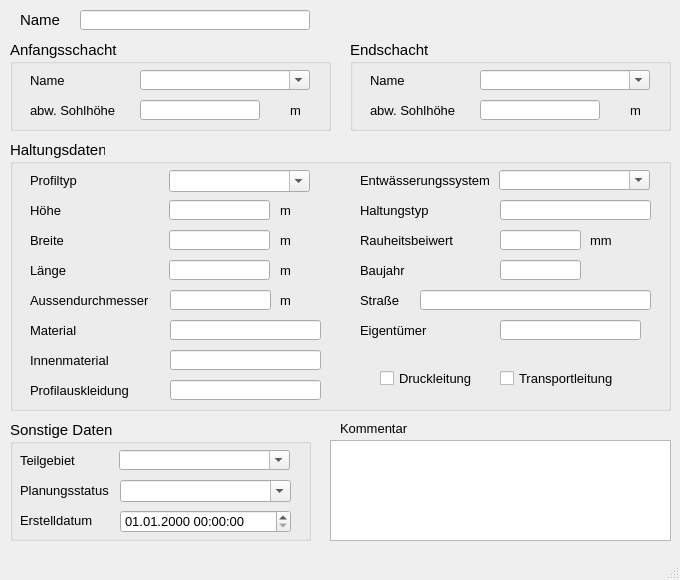
<?xml version="1.0" encoding="UTF-8"?>
<ui version="4.0">
 <class>MainWindow</class>
 <widget class="QMainWindow" name="MainWindow">
  <property name="enabled">
   <bool>true</bool>
  </property>
  <property name="geometry">
   <rect>
    <x>0</x>
    <y>0</y>
    <width>680</width>
    <height>580</height>
   </rect>
  </property>
  <property name="sizePolicy">
   <sizepolicy hsizetype="Preferred" vsizetype="Preferred">
    <horstretch>0</horstretch>
    <verstretch>0</verstretch>
   </sizepolicy>
  </property>
  <property name="minimumSize">
   <size>
    <width>680</width>
    <height>580</height>
   </size>
  </property>
  <property name="maximumSize">
   <size>
    <width>16777215</width>
    <height>16777215</height>
   </size>
  </property>
  <property name="baseSize">
   <size>
    <width>0</width>
    <height>0</height>
   </size>
  </property>
  <property name="font">
   <font>
    <family>Tahoma</family>
    <pointsize>10</pointsize>
   </font>
  </property>
  <property name="windowTitle">
   <string>Q-Regler</string>
  </property>
  <widget class="QWidget" name="centralwidget">
   <widget class="QLabel" name="label">
    <property name="geometry">
     <rect>
      <x>20</x>
      <y>10</y>
      <width>40</width>
      <height>20</height>
     </rect>
    </property>
    <property name="font">
     <font>
      <family>Tahoma</family>
      <pointsize>11</pointsize>
     </font>
    </property>
    <property name="text">
     <string>Name</string>
    </property>
   </widget>
   <widget class="QLineEdit" name="haltnam">
    <property name="geometry">
     <rect>
      <x>80</x>
      <y>10</y>
      <width>230</width>
      <height>20</height>
     </rect>
    </property>
    <property name="font">
     <font>
      <family>Tahoma</family>
      <pointsize>10</pointsize>
     </font>
    </property>
    <property name="toolTip">
     <string>&lt;html&gt;&lt;head/&gt;&lt;body&gt;&lt;p&gt;Eindeutige Bezeichnung&lt;/p&gt;&lt;/body&gt;&lt;/html&gt;</string>
    </property>
    <property name="statusTip">
     <string>Eindeutige Bezeichnung</string>
    </property>
   </widget>
   <widget class="QTextEdit" name="kommentar">
    <property name="geometry">
     <rect>
      <x>330</x>
      <y>440</y>
      <width>341</width>
      <height>101</height>
     </rect>
    </property>
    <property name="font">
     <font>
      <family>Tahoma</family>
      <pointsize>10</pointsize>
     </font>
    </property>
    <property name="toolTip">
     <string>&lt;html&gt;&lt;head/&gt;&lt;body&gt;&lt;p&gt;&lt;span style=&quot; font-family:'Calibri','sans-serif';&quot;&gt;Platz für eigene Kommentare.&lt;/span&gt;&lt;/p&gt;&lt;/body&gt;&lt;/html&gt;</string>
    </property>
    <property name="statusTip">
     <string>Platz für eigene Kommentare.</string>
    </property>
   </widget>
   <widget class="QLabel" name="label_22">
    <property name="geometry">
     <rect>
      <x>340</x>
      <y>420</y>
      <width>81</width>
      <height>16</height>
     </rect>
    </property>
    <property name="font">
     <font>
      <family>Tahoma</family>
      <pointsize>10</pointsize>
     </font>
    </property>
    <property name="text">
     <string>Kommentar</string>
    </property>
   </widget>
   <widget class="QGroupBox" name="groupBox_2">
    <property name="geometry">
     <rect>
      <x>10</x>
      <y>140</y>
      <width>661</width>
      <height>271</height>
     </rect>
    </property>
    <property name="font">
     <font>
      <family>Tahoma</family>
      <pointsize>11</pointsize>
     </font>
    </property>
    <property name="title">
     <string>Haltungsdaten</string>
    </property>
    <widget class="QLabel" name="label_7">
     <property name="geometry">
      <rect>
       <x>20</x>
       <y>90</y>
       <width>101</width>
       <height>21</height>
      </rect>
     </property>
     <property name="font">
      <font>
       <family>Tahoma</family>
       <pointsize>10</pointsize>
      </font>
     </property>
     <property name="text">
      <string>Breite</string>
     </property>
    </widget>
    <widget class="QLabel" name="label_20">
     <property name="geometry">
      <rect>
       <x>270</x>
       <y>90</y>
       <width>31</width>
       <height>21</height>
      </rect>
     </property>
     <property name="font">
      <font>
       <family>Tahoma</family>
       <pointsize>10</pointsize>
      </font>
     </property>
     <property name="text">
      <string>m </string>
     </property>
    </widget>
    <widget class="QLabel" name="label_21">
     <property name="geometry">
      <rect>
       <x>270</x>
       <y>120</y>
       <width>30</width>
       <height>20</height>
      </rect>
     </property>
     <property name="font">
      <font>
       <family>Tahoma</family>
       <pointsize>10</pointsize>
      </font>
     </property>
     <property name="text">
      <string>m </string>
     </property>
    </widget>
    <widget class="QLineEdit" name="laenge">
     <property name="geometry">
      <rect>
       <x>159</x>
       <y>120</y>
       <width>101</width>
       <height>20</height>
      </rect>
     </property>
     <property name="font">
      <font>
       <family>Tahoma</family>
       <pointsize>10</pointsize>
      </font>
     </property>
     <property name="toolTip">
      <string>&lt;html&gt;&lt;head/&gt;&lt;body&gt;&lt;p&gt;&lt;span style=&quot; font-size:10pt;&quot;&gt;Länge&lt;/span&gt;&lt;/p&gt;&lt;/body&gt;&lt;/html&gt;</string>
     </property>
     <property name="statusTip">
      <string>Länge</string>
     </property>
    </widget>
    <widget class="QComboBox" name="entwart">
     <property name="geometry">
      <rect>
       <x>489</x>
       <y>30</y>
       <width>151</width>
       <height>20</height>
      </rect>
     </property>
     <property name="font">
      <font>
       <family>Tahoma</family>
       <pointsize>10</pointsize>
      </font>
     </property>
     <property name="toolTip">
      <string>&lt;html&gt;&lt;head/&gt;&lt;body&gt;&lt;p&gt;vorh. Entwässerungssystem (z.B. Mischwasser, Regenwasser etc.)&lt;/p&gt;&lt;/body&gt;&lt;/html&gt;</string>
     </property>
     <property name="statusTip">
      <string>vorh. Entwässerungssystem (z.B. Mischwasser, Regenwasser etc.)</string>
     </property>
     <property name="editable">
      <bool>true</bool>
     </property>
    </widget>
    <widget class="QComboBox" name="profilnam">
     <property name="geometry">
      <rect>
       <x>159</x>
       <y>30</y>
       <width>141</width>
       <height>22</height>
      </rect>
     </property>
     <property name="font">
      <font>
       <family>Tahoma</family>
       <pointsize>10</pointsize>
      </font>
     </property>
     <property name="toolTip">
      <string>&lt;html&gt;&lt;head/&gt;&lt;body&gt;&lt;p&gt;Profiltyp für das Rohr&lt;/p&gt;&lt;/body&gt;&lt;/html&gt;</string>
     </property>
     <property name="statusTip">
      <string>Profiltyp für das Rohr</string>
     </property>
     <property name="editable">
      <bool>true</bool>
     </property>
    </widget>
    <widget class="QLabel" name="label_54">
     <property name="geometry">
      <rect>
       <x>20</x>
       <y>30</y>
       <width>91</width>
       <height>21</height>
      </rect>
     </property>
     <property name="font">
      <font>
       <family>Tahoma</family>
       <pointsize>10</pointsize>
      </font>
     </property>
     <property name="text">
      <string>Profiltyp</string>
     </property>
    </widget>
    <widget class="QLabel" name="label_17">
     <property name="geometry">
      <rect>
       <x>20</x>
       <y>120</y>
       <width>151</width>
       <height>21</height>
      </rect>
     </property>
     <property name="font">
      <font>
       <family>Tahoma</family>
       <pointsize>10</pointsize>
      </font>
     </property>
     <property name="text">
      <string>Länge</string>
     </property>
    </widget>
    <widget class="QLabel" name="label_51">
     <property name="geometry">
      <rect>
       <x>350</x>
       <y>30</y>
       <width>151</width>
       <height>21</height>
      </rect>
     </property>
     <property name="font">
      <font>
       <family>Tahoma</family>
       <pointsize>10</pointsize>
      </font>
     </property>
     <property name="text">
      <string>Entwässerungssystem</string>
     </property>
    </widget>
    <widget class="QLineEdit" name="hoehe">
     <property name="geometry">
      <rect>
       <x>159</x>
       <y>60</y>
       <width>101</width>
       <height>20</height>
      </rect>
     </property>
     <property name="font">
      <font>
       <family>Tahoma</family>
       <pointsize>10</pointsize>
      </font>
     </property>
     <property name="toolTip">
      <string>&lt;html&gt;&lt;head/&gt;&lt;body&gt;&lt;p&gt;Höhe&lt;/p&gt;&lt;/body&gt;&lt;/html&gt;</string>
     </property>
     <property name="statusTip">
      <string>Höhe</string>
     </property>
    </widget>
    <widget class="QLabel" name="label_16">
     <property name="geometry">
      <rect>
       <x>270</x>
       <y>60</y>
       <width>31</width>
       <height>21</height>
      </rect>
     </property>
     <property name="font">
      <font>
       <family>Tahoma</family>
       <pointsize>10</pointsize>
      </font>
     </property>
     <property name="text">
      <string>m </string>
     </property>
    </widget>
    <widget class="QLineEdit" name="breite">
     <property name="geometry">
      <rect>
       <x>159</x>
       <y>90</y>
       <width>101</width>
       <height>20</height>
      </rect>
     </property>
     <property name="font">
      <font>
       <family>Tahoma</family>
       <pointsize>10</pointsize>
      </font>
     </property>
     <property name="toolTip">
      <string>&lt;html&gt;&lt;head/&gt;&lt;body&gt;&lt;p&gt;Bedeutung hängt vom Profiltyp ab&lt;/p&gt;&lt;/body&gt;&lt;/html&gt;</string>
     </property>
     <property name="statusTip">
      <string>Breite</string>
     </property>
    </widget>
    <widget class="QLabel" name="label_6">
     <property name="geometry">
      <rect>
       <x>20</x>
       <y>60</y>
       <width>101</width>
       <height>21</height>
      </rect>
     </property>
     <property name="font">
      <font>
       <family>Tahoma</family>
       <pointsize>10</pointsize>
      </font>
     </property>
     <property name="text">
      <string>Höhe</string>
     </property>
    </widget>
    <widget class="QLabel" name="label_12">
     <property name="geometry">
      <rect>
       <x>20</x>
       <y>150</y>
       <width>121</width>
       <height>21</height>
      </rect>
     </property>
     <property name="font">
      <font>
       <family>Tahoma</family>
       <pointsize>10</pointsize>
      </font>
     </property>
     <property name="text">
      <string>Aussendurchmesser</string>
     </property>
    </widget>
    <widget class="QLabel" name="label_13">
     <property name="geometry">
      <rect>
       <x>350</x>
       <y>60</y>
       <width>101</width>
       <height>21</height>
      </rect>
     </property>
     <property name="font">
      <font>
       <family>Tahoma</family>
       <pointsize>10</pointsize>
      </font>
     </property>
     <property name="text">
      <string>Haltungstyp</string>
     </property>
    </widget>
    <widget class="QLabel" name="label_27">
     <property name="geometry">
      <rect>
       <x>270</x>
       <y>150</y>
       <width>31</width>
       <height>21</height>
      </rect>
     </property>
     <property name="font">
      <font>
       <family>Tahoma</family>
       <pointsize>10</pointsize>
      </font>
     </property>
     <property name="text">
      <string>m</string>
     </property>
    </widget>
    <widget class="QLineEdit" name="haltungstyp">
     <property name="geometry">
      <rect>
       <x>490</x>
       <y>60</y>
       <width>151</width>
       <height>20</height>
      </rect>
     </property>
    </widget>
    <widget class="QLineEdit" name="aussendurchmesser">
     <property name="geometry">
      <rect>
       <x>160</x>
       <y>150</y>
       <width>101</width>
       <height>20</height>
      </rect>
     </property>
     <property name="toolTip">
      <string>&lt;html&gt;&lt;head/&gt;&lt;body&gt;&lt;p&gt;Aussendurchmesser&lt;/p&gt;&lt;/body&gt;&lt;/html&gt;</string>
     </property>
     <property name="statusTip">
      <string>Aussendurchmesser</string>
     </property>
    </widget>
    <widget class="QLabel" name="label_72">
     <property name="geometry">
      <rect>
       <x>580</x>
       <y>90</y>
       <width>46</width>
       <height>21</height>
      </rect>
     </property>
     <property name="font">
      <font>
       <family>Tahoma</family>
       <pointsize>10</pointsize>
      </font>
     </property>
     <property name="text">
      <string>mm</string>
     </property>
    </widget>
    <widget class="QLineEdit" name="material">
     <property name="geometry">
      <rect>
       <x>160</x>
       <y>180</y>
       <width>151</width>
       <height>20</height>
      </rect>
     </property>
     <property name="toolTip">
      <string>&lt;html&gt;&lt;head/&gt;&lt;body&gt;&lt;p&gt;Material des Schachtes (z.B. Beton, Gussstahl etc.)&lt;/p&gt;&lt;/body&gt;&lt;/html&gt;</string>
     </property>
     <property name="statusTip">
      <string>Material des Schachtes (z.B. Beton, Gussstahl etc.)</string>
     </property>
    </widget>
    <widget class="QLabel" name="label_24">
     <property name="geometry">
      <rect>
       <x>20</x>
       <y>240</y>
       <width>101</width>
       <height>21</height>
      </rect>
     </property>
     <property name="font">
      <font>
       <family>Tahoma</family>
       <pointsize>10</pointsize>
      </font>
     </property>
     <property name="text">
      <string>Profilauskleidung</string>
     </property>
    </widget>
    <widget class="QLabel" name="label_23">
     <property name="geometry">
      <rect>
       <x>20</x>
       <y>180</y>
       <width>101</width>
       <height>21</height>
      </rect>
     </property>
     <property name="font">
      <font>
       <family>Tahoma</family>
       <pointsize>10</pointsize>
      </font>
     </property>
     <property name="text">
      <string>Material</string>
     </property>
    </widget>
    <widget class="QLineEdit" name="baujahr">
     <property name="geometry">
      <rect>
       <x>490</x>
       <y>120</y>
       <width>81</width>
       <height>20</height>
      </rect>
     </property>
     <property name="toolTip">
      <string>&lt;html&gt;&lt;head/&gt;&lt;body&gt;&lt;p&gt;Baujahr&lt;/p&gt;&lt;/body&gt;&lt;/html&gt;</string>
     </property>
     <property name="statusTip">
      <string>Baujahr</string>
     </property>
    </widget>
    <widget class="QLabel" name="label_25">
     <property name="geometry">
      <rect>
       <x>20</x>
       <y>210</y>
       <width>101</width>
       <height>21</height>
      </rect>
     </property>
     <property name="font">
      <font>
       <family>Tahoma</family>
       <pointsize>10</pointsize>
      </font>
     </property>
     <property name="text">
      <string>Innenmaterial</string>
     </property>
    </widget>
    <widget class="QLineEdit" name="profilauskleidung">
     <property name="geometry">
      <rect>
       <x>160</x>
       <y>240</y>
       <width>151</width>
       <height>20</height>
      </rect>
     </property>
     <property name="toolTip">
      <string>&lt;html&gt;&lt;head/&gt;&lt;body&gt;&lt;p&gt;Profilauskleidung&lt;/p&gt;&lt;/body&gt;&lt;/html&gt;</string>
     </property>
     <property name="statusTip">
      <string>Profilauskleidung</string>
     </property>
    </widget>
    <widget class="QLabel" name="label_62">
     <property name="geometry">
      <rect>
       <x>350</x>
       <y>90</y>
       <width>101</width>
       <height>21</height>
      </rect>
     </property>
     <property name="font">
      <font>
       <family>Tahoma</family>
       <pointsize>10</pointsize>
      </font>
     </property>
     <property name="text">
      <string>Rauheitsbeiwert</string>
     </property>
    </widget>
    <widget class="QLabel" name="label_18">
     <property name="geometry">
      <rect>
       <x>350</x>
       <y>120</y>
       <width>101</width>
       <height>21</height>
      </rect>
     </property>
     <property name="font">
      <font>
       <family>Tahoma</family>
       <pointsize>10</pointsize>
      </font>
     </property>
     <property name="text">
      <string>Baujahr</string>
     </property>
    </widget>
    <widget class="QLineEdit" name="innenmaterial">
     <property name="geometry">
      <rect>
       <x>160</x>
       <y>210</y>
       <width>151</width>
       <height>20</height>
      </rect>
     </property>
     <property name="toolTip">
      <string>&lt;html&gt;&lt;head/&gt;&lt;body&gt;&lt;p&gt;Innenmaterial&lt;/p&gt;&lt;/body&gt;&lt;/html&gt;</string>
     </property>
     <property name="statusTip">
      <string>Innenmaterial</string>
     </property>
    </widget>
    <widget class="QLineEdit" name="ks">
     <property name="geometry">
      <rect>
       <x>490</x>
       <y>90</y>
       <width>81</width>
       <height>20</height>
      </rect>
     </property>
     <property name="font">
      <font>
       <family>Tahoma</family>
       <pointsize>10</pointsize>
      </font>
     </property>
     <property name="toolTip">
      <string>&lt;html&gt;&lt;head/&gt;&lt;body&gt;&lt;p&gt;Absolute Rauheit gemäß Prandtl-Colebrook&lt;/p&gt;&lt;/body&gt;&lt;/html&gt;</string>
     </property>
     <property name="statusTip">
      <string>Absolute Rauheit gemäß Prandtl-Colebrook</string>
     </property>
    </widget>
    <widget class="QLabel" name="label_19">
     <property name="geometry">
      <rect>
       <x>350</x>
       <y>180</y>
       <width>90</width>
       <height>21</height>
      </rect>
     </property>
     <property name="font">
      <font>
       <family>Tahoma</family>
       <pointsize>10</pointsize>
      </font>
     </property>
     <property name="text">
      <string>Eigentümer</string>
     </property>
    </widget>
    <widget class="QLineEdit" name="eigentum">
     <property name="geometry">
      <rect>
       <x>490</x>
       <y>180</y>
       <width>141</width>
       <height>20</height>
      </rect>
     </property>
     <property name="toolTip">
      <string>&lt;html&gt;&lt;head/&gt;&lt;body&gt;&lt;p&gt;Eigentürmer&lt;/p&gt;&lt;/body&gt;&lt;/html&gt;</string>
     </property>
     <property name="statusTip">
      <string>Eigentürmer</string>
     </property>
    </widget>
    <widget class="QLabel" name="label_2">
     <property name="geometry">
      <rect>
       <x>350</x>
       <y>150</y>
       <width>65</width>
       <height>21</height>
      </rect>
     </property>
     <property name="font">
      <font>
       <family>Tahoma</family>
       <pointsize>10</pointsize>
      </font>
     </property>
     <property name="text">
      <string>Straße</string>
     </property>
    </widget>
    <widget class="QLineEdit" name="strasse">
     <property name="geometry">
      <rect>
       <x>410</x>
       <y>150</y>
       <width>231</width>
       <height>20</height>
      </rect>
     </property>
     <property name="font">
      <font>
       <family>Tahoma</family>
       <pointsize>10</pointsize>
      </font>
     </property>
     <property name="toolTip">
      <string>&lt;html&gt;&lt;head/&gt;&lt;body&gt;&lt;p&gt;Straßenname&lt;/p&gt;&lt;/body&gt;&lt;/html&gt;</string>
     </property>
     <property name="statusTip">
      <string>Straßenname</string>
     </property>
    </widget>
    <widget class="QCheckBox" name="transport">
     <property name="geometry">
      <rect>
       <x>490</x>
       <y>230</y>
       <width>151</width>
       <height>17</height>
      </rect>
     </property>
     <property name="font">
      <font>
       <family>Tahoma</family>
       <pointsize>10</pointsize>
      </font>
     </property>
     <property name="toolTip">
      <string>&lt;html&gt;&lt;head/&gt;&lt;body&gt;&lt;p&gt;Transportkanal ohne Regen- und Schmutzwasseranschlüsse&lt;/p&gt;&lt;/body&gt;&lt;/html&gt;</string>
     </property>
     <property name="statusTip">
      <string>Transportkanal ohne Regen- und Schmutzwasseranschlüsse</string>
     </property>
     <property name="whatsThis">
      <string>&lt;html&gt;&lt;head/&gt;&lt;body&gt;&lt;p&gt;Transportkanal ohne Regen- und Schmutzwasseranschlüsse&lt;/p&gt;&lt;/body&gt;&lt;/html&gt;</string>
     </property>
     <property name="layoutDirection">
      <enum>Qt::LeftToRight</enum>
     </property>
     <property name="text">
      <string>Transportleitung</string>
     </property>
    </widget>
    <widget class="QCheckBox" name="druckdicht">
     <property name="geometry">
      <rect>
       <x>370</x>
       <y>230</y>
       <width>101</width>
       <height>17</height>
      </rect>
     </property>
     <property name="font">
      <font>
       <family>Tahoma</family>
       <pointsize>10</pointsize>
      </font>
     </property>
     <property name="toolTip">
      <string>&lt;html&gt;&lt;head/&gt;&lt;body&gt;&lt;p&gt;Druckleitung&lt;/p&gt;&lt;/body&gt;&lt;/html&gt;</string>
     </property>
     <property name="statusTip">
      <string>Druckleitung</string>
     </property>
     <property name="layoutDirection">
      <enum>Qt::LeftToRight</enum>
     </property>
     <property name="text">
      <string>Druckleitung</string>
     </property>
    </widget>
   </widget>
   <widget class="QGroupBox" name="groupBox_3">
    <property name="geometry">
     <rect>
      <x>350</x>
      <y>40</y>
      <width>321</width>
      <height>91</height>
     </rect>
    </property>
    <property name="font">
     <font>
      <family>Tahoma</family>
      <pointsize>11</pointsize>
     </font>
    </property>
    <property name="title">
     <string>Endschacht</string>
    </property>
    <widget class="QLineEdit" name="sohleunten">
     <property name="geometry">
      <rect>
       <x>130</x>
       <y>60</y>
       <width>120</width>
       <height>20</height>
      </rect>
     </property>
     <property name="font">
      <font>
       <family>Tahoma</family>
       <pointsize>10</pointsize>
      </font>
     </property>
     <property name="toolTip">
      <string>von Schachtsohle abweichende Sohlhöhe</string>
     </property>
     <property name="statusTip">
      <string>von Schachtsohle abweichende Sohlhöhe</string>
     </property>
    </widget>
    <widget class="QLabel" name="label_9">
     <property name="geometry">
      <rect>
       <x>20</x>
       <y>30</y>
       <width>71</width>
       <height>21</height>
      </rect>
     </property>
     <property name="font">
      <font>
       <family>Tahoma</family>
       <pointsize>10</pointsize>
      </font>
     </property>
     <property name="text">
      <string>Name</string>
     </property>
    </widget>
    <widget class="QLabel" name="label_8">
     <property name="geometry">
      <rect>
       <x>20</x>
       <y>60</y>
       <width>101</width>
       <height>21</height>
      </rect>
     </property>
     <property name="font">
      <font>
       <family>Tahoma</family>
       <pointsize>10</pointsize>
      </font>
     </property>
     <property name="text">
      <string>abw. Sohlhöhe</string>
     </property>
    </widget>
    <widget class="QLabel" name="label_15">
     <property name="geometry">
      <rect>
       <x>280</x>
       <y>60</y>
       <width>21</width>
       <height>21</height>
      </rect>
     </property>
     <property name="font">
      <font>
       <family>Tahoma</family>
       <pointsize>10</pointsize>
      </font>
     </property>
     <property name="text">
      <string>m</string>
     </property>
    </widget>
    <widget class="QComboBox" name="schunten">
     <property name="geometry">
      <rect>
       <x>130</x>
       <y>30</y>
       <width>170</width>
       <height>20</height>
      </rect>
     </property>
     <property name="font">
      <font>
       <family>Tahoma</family>
       <pointsize>10</pointsize>
      </font>
     </property>
     <property name="toolTip">
      <string>&lt;html&gt;&lt;head/&gt;&lt;body&gt;&lt;p&gt;&lt;span style=&quot; font-family:'Calibri','sans-serif';&quot;&gt;Name des unteren Schachts&lt;/span&gt;&lt;/p&gt;&lt;/body&gt;&lt;/html&gt;</string>
     </property>
     <property name="statusTip">
      <string>Name des unteren Schachts</string>
     </property>
     <property name="editable">
      <bool>true</bool>
     </property>
    </widget>
   </widget>
   <widget class="QGroupBox" name="groupBox">
    <property name="geometry">
     <rect>
      <x>10</x>
      <y>40</y>
      <width>321</width>
      <height>91</height>
     </rect>
    </property>
    <property name="font">
     <font>
      <family>Tahoma</family>
      <pointsize>11</pointsize>
     </font>
    </property>
    <property name="title">
     <string>Anfangsschacht</string>
    </property>
    <widget class="QLabel" name="label_3">
     <property name="geometry">
      <rect>
       <x>20</x>
       <y>30</y>
       <width>91</width>
       <height>21</height>
      </rect>
     </property>
     <property name="font">
      <font>
       <family>Tahoma</family>
       <pointsize>10</pointsize>
      </font>
     </property>
     <property name="text">
      <string>Name</string>
     </property>
    </widget>
    <widget class="QLabel" name="label_5">
     <property name="geometry">
      <rect>
       <x>20</x>
       <y>60</y>
       <width>91</width>
       <height>21</height>
      </rect>
     </property>
     <property name="font">
      <font>
       <family>Tahoma</family>
       <pointsize>10</pointsize>
      </font>
     </property>
     <property name="text">
      <string>abw. Sohlhöhe</string>
     </property>
    </widget>
    <widget class="QLabel" name="label_14">
     <property name="geometry">
      <rect>
       <x>280</x>
       <y>60</y>
       <width>21</width>
       <height>21</height>
      </rect>
     </property>
     <property name="font">
      <font>
       <family>Tahoma</family>
       <pointsize>10</pointsize>
      </font>
     </property>
     <property name="text">
      <string>m</string>
     </property>
    </widget>
    <widget class="QComboBox" name="schoben">
     <property name="geometry">
      <rect>
       <x>130</x>
       <y>30</y>
       <width>170</width>
       <height>20</height>
      </rect>
     </property>
     <property name="font">
      <font>
       <family>Tahoma</family>
       <pointsize>10</pointsize>
      </font>
     </property>
     <property name="toolTip">
      <string>&lt;html&gt;&lt;head/&gt;&lt;body&gt;&lt;p&gt;&lt;span style=&quot; font-family:'Calibri','sans-serif';&quot;&gt;Name des oberen Schachts&lt;/span&gt;&lt;/p&gt;&lt;/body&gt;&lt;/html&gt;</string>
     </property>
     <property name="statusTip">
      <string>Name des oberen Schachts</string>
     </property>
     <property name="editable">
      <bool>true</bool>
     </property>
    </widget>
    <widget class="QLineEdit" name="sohleoben">
     <property name="geometry">
      <rect>
       <x>130</x>
       <y>60</y>
       <width>120</width>
       <height>20</height>
      </rect>
     </property>
     <property name="font">
      <font>
       <family>Tahoma</family>
       <pointsize>10</pointsize>
      </font>
     </property>
     <property name="toolTip">
      <string>von Schachtsohle abweichende Sohlhöhe</string>
     </property>
     <property name="statusTip">
      <string>von Schachtsohle abweichende Sohlhöhe</string>
     </property>
    </widget>
   </widget>
   <widget class="QGroupBox" name="groupBox_4">
    <property name="geometry">
     <rect>
      <x>10</x>
      <y>420</y>
      <width>301</width>
      <height>121</height>
     </rect>
    </property>
    <property name="font">
     <font>
      <family>Tahoma</family>
      <pointsize>11</pointsize>
     </font>
    </property>
    <property name="title">
     <string>Sonstige Daten</string>
    </property>
    <widget class="QComboBox" name="teilgebiet">
     <property name="geometry">
      <rect>
       <x>109</x>
       <y>30</y>
       <width>171</width>
       <height>20</height>
      </rect>
     </property>
     <property name="font">
      <font>
       <family>Tahoma</family>
       <pointsize>10</pointsize>
      </font>
     </property>
     <property name="toolTip">
      <string>&lt;html&gt;&lt;head/&gt;&lt;body&gt;&lt;p&gt;zur Zuordnung auf ein selbstständig festgelegtes Teilgebiet&lt;/p&gt;&lt;/body&gt;&lt;/html&gt;</string>
     </property>
     <property name="statusTip">
      <string>zur Zuordnung auf ein selbstständig festgelegtes Teilgebiet</string>
     </property>
     <property name="editable">
      <bool>true</bool>
     </property>
    </widget>
    <widget class="QLabel" name="label_11">
     <property name="geometry">
      <rect>
       <x>10</x>
       <y>30</y>
       <width>71</width>
       <height>20</height>
      </rect>
     </property>
     <property name="font">
      <font>
       <family>Tahoma</family>
       <pointsize>10</pointsize>
      </font>
     </property>
     <property name="text">
      <string>Teilgebiet</string>
     </property>
     <property name="buddy">
      <cstring>simstatus</cstring>
     </property>
    </widget>
    <widget class="QComboBox" name="simstatus">
     <property name="geometry">
      <rect>
       <x>110</x>
       <y>60</y>
       <width>171</width>
       <height>22</height>
      </rect>
     </property>
     <property name="font">
      <font>
       <family>Tahoma</family>
       <pointsize>10</pointsize>
      </font>
     </property>
     <property name="toolTip">
      <string>&lt;html&gt;&lt;head/&gt;&lt;body&gt;&lt;p&gt;&lt;span style=&quot; font-family:'Calibri','sans-serif';&quot;&gt;aktueller Status (z.B. vorhanden, in Planung etc.)&lt;/span&gt;&lt;/p&gt;&lt;/body&gt;&lt;/html&gt;</string>
     </property>
     <property name="statusTip">
      <string>aktueller Status (z.B. vorhanden, in Planung etc.)</string>
     </property>
     <property name="editable">
      <bool>true</bool>
     </property>
    </widget>
    <widget class="QgsDateTimeEdit" name="createdat">
     <property name="geometry">
      <rect>
       <x>110</x>
       <y>90</y>
       <width>171</width>
       <height>23</height>
      </rect>
     </property>
     <property name="font">
      <font>
       <family>Tahoma</family>
       <pointsize>10</pointsize>
      </font>
     </property>
     <property name="currentSection">
      <enum>QDateTimeEdit::DaySection</enum>
     </property>
     <property name="displayFormat">
      <string>dd.MM.yyyy HH:mm:ss</string>
     </property>
    </widget>
    <widget class="QLabel" name="label_10">
     <property name="geometry">
      <rect>
       <x>10</x>
       <y>60</y>
       <width>111</width>
       <height>21</height>
      </rect>
     </property>
     <property name="font">
      <font>
       <family>Tahoma</family>
       <pointsize>10</pointsize>
      </font>
     </property>
     <property name="text">
      <string>Planungsstatus</string>
     </property>
     <property name="buddy">
      <cstring>simstatus</cstring>
     </property>
    </widget>
    <widget class="QLabel" name="label_71">
     <property name="geometry">
      <rect>
       <x>10</x>
       <y>90</y>
       <width>151</width>
       <height>21</height>
      </rect>
     </property>
     <property name="font">
      <font>
       <family>Tahoma</family>
       <pointsize>10</pointsize>
      </font>
     </property>
     <property name="text">
      <string>Erstelldatum</string>
     </property>
    </widget>
   </widget>
  </widget>
  <widget class="QMenuBar" name="menubar">
   <property name="geometry">
    <rect>
     <x>0</x>
     <y>0</y>
     <width>680</width>
     <height>22</height>
    </rect>
   </property>
  </widget>
  <widget class="QStatusBar" name="statusbar"/>
 </widget>
 <customwidgets>
  <customwidget>
   <class>QgsDateTimeEdit</class>
   <extends>QDateTimeEdit</extends>
   <header>qgsdatetimeedit.h</header>
  </customwidget>
 </customwidgets>
 <tabstops>
  <tabstop>haltnam</tabstop>
 </tabstops>
 <resources/>
 <connections/>
</ui>
